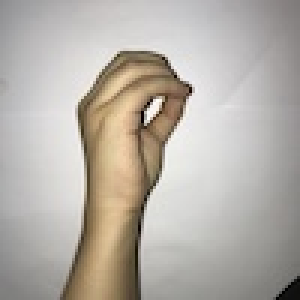
#> input picture datasets/data/raw/images/sign_language_digits/0/IMG_4079.JPG, 100 x 100 px, given as the content of the folder /Morse_Webcam_Dataset/data/raw/images/sign_language_digits/9, which was not available (shown 3 times larger)
$ python import_pose_images.py
#> lines starting #> are read from the running program, lines starting #| are printed output that depends on the picture
"""Reuse actual contact poses found in Sign Language Digits: 9, 7, 6, 5.

This maps matching hand poses, not numeric commands to Morse events. It does
not fabricate participant/session IDs: filename blocks are only split proxies.
"""
import csv
import hashlib
import json
import re
from pathlib import Path

import cv2

from config import ROOT_DIR
from image_learning import IMAGE_ROOT

SOURCE = ROOT_DIR / "CDIOII/Morse_Webcam_Dataset/data/raw/images/sign_language_digits"
POSE_MAPPING = {"9": "PINCH_THUMB", "7": "PINCH_RING", "6": "PINCH_PINKY", "5": "UNKNOWN"}


def import_images(source=SOURCE, output=IMAGE_ROOT):
    counts = {pose: 0 for pose in POSE_MAPPING.values()}
    manifest, seen = [], set()
    for original, pose in POSE_MAPPING.items():
        files = sorted((source / original).glob("*.JPG"))
        if not files:
            raise ValueError(f"Không có ảnh nguồn lớp {original}")
        for path in files:
            match = re.fullmatch(r"IMG_(\d+)\.JPG", path.name, re.IGNORECASE)
            if not match:
                raise ValueError(f"Chưa biết cách nhóm tên ảnh {path.name}")
            image = cv2.imread(str(path))
#> image is the input picture: shape (100, 100, 3); mean B, G, R 167.5, 175.3, 181.2
            if image is None:
                raise ValueError(f"Không đọc được ảnh {path}")
            image = cv2.resize(image, (128, 128))
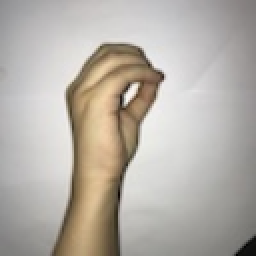
#> image: shape (128, 128, 3) (shown 2 times larger); mean B, G, R 167.4, 175.2, 181
            digest = hashlib.sha256(image.tobytes()).hexdigest()
            if digest in seen:
                continue
            seen.add(digest)
            # Adjacent filenames tend to be correlated. This is a conservative
            # proxy grouping, NOT verified person/session metadata.
            group = f"filename_block_{int(match[1]) // 100:04d}"
            relative = Path("public_digits") / group / pose / (digest + ".png")
            target = output / relative
            target.parent.mkdir(parents=True, exist_ok=True)
            if not target.exists() and not cv2.imwrite(str(target), image):
                raise ValueError(f"Không lưu được ảnh {target}")
            counts[pose] += 1
#> (the run stopped early here; a loop or call above may not have finished)

$ run again, on datasets/data/raw/images/sign_language_digits/1/IMG_4120.JPG
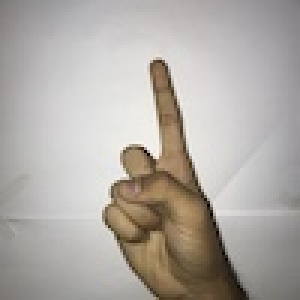
#> input picture datasets/data/raw/images/sign_language_digits/1/IMG_4120.JPG, 100 x 100 px, given as the content of the folder /Morse_Webcam_Dataset/data/raw/images/sign_language_digits/9, which was not available (shown 3 times larger)
#> in import_images, image is the input picture: shape (100, 100, 3); mean B, G, R 164.9, 170.7, 175.9
#> in import_images, `image = cv2.resize(image, (128, 128))`:
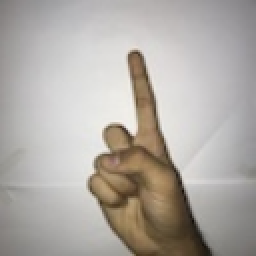
#> image: shape (128, 128, 3) (shown 2 times larger); mean B, G, R 164.8, 170.6, 175.8

$ run again, on datasets/data/raw/images/sign_language_digits/1/IMG_4307.JPG
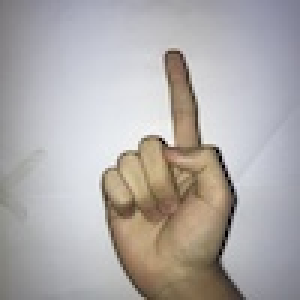
#> input picture datasets/data/raw/images/sign_language_digits/1/IMG_4307.JPG, 100 x 100 px, given as the content of the folder /Morse_Webcam_Dataset/data/raw/images/sign_language_digits/9, which was not available (shown 3 times larger)
#> in import_images, image is the input picture: shape (100, 100, 3); mean B, G, R 170.2, 171.2, 175.3
#> in import_images, `image = cv2.resize(image, (128, 128))`:
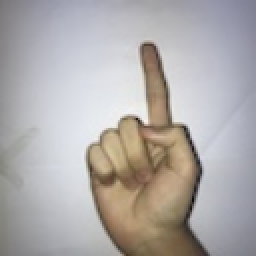
#> image: shape (128, 128, 3) (shown 2 times larger); mean B, G, R 170.1, 171.1, 175.2
